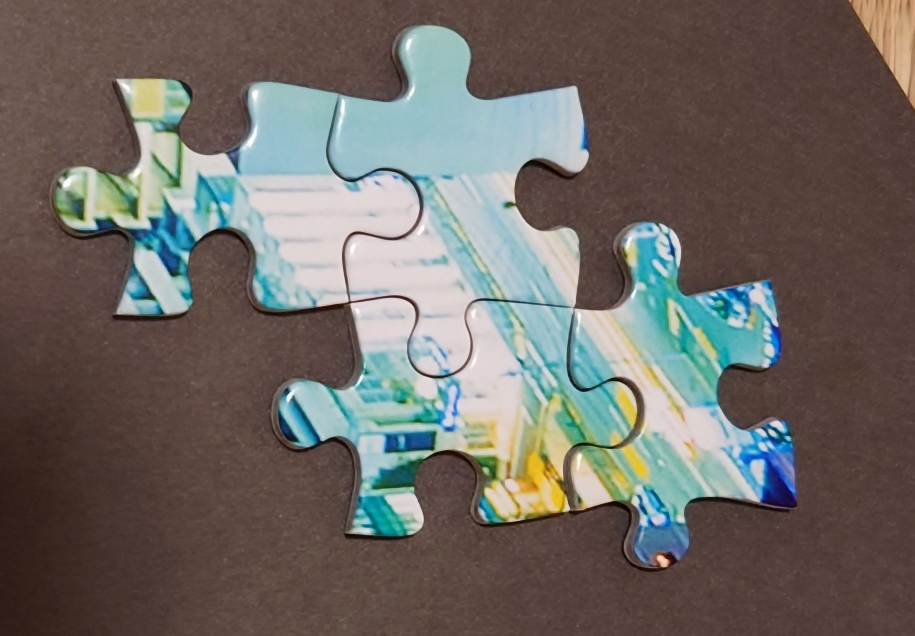
#> input picture puzzleCases/raw/pieces2_reshoot.JPG, 2743 x 1907 px (shown at 1/3 size)
$ python extractPuzzlePart.py
#> lines starting #> are read from the running program, lines starting #| are printed output that depends on the picture; after the words box and inside, x2 and y2 are one past the last pixel; in counts of white or black regions, pixels touching at a corner belong together
import cv2
import numpy as np

def segment_image(image_path, rect):
    # 读取图像
#> called with image_path = 'puzzleCases/raw/pieces2_reshoot.JPG', rect = (0, 0, 1907, 2734)
    image = cv2.imread(image_path)
#> image is the input picture: shape (1907, 2743, 3); mean B, G, R 99.5, 104.7, 109.8
    if image is None:
        print(f"Failed to load image from {image_path}")
        return

    # resize image to 800px width
    new_width = 800
    scale = new_width / image.shape[1]
#> scale = 0.292
    new_height = int(image.shape[0] * scale)
#> new_height = 556
    image = cv2.resize(image, (new_width, new_height))
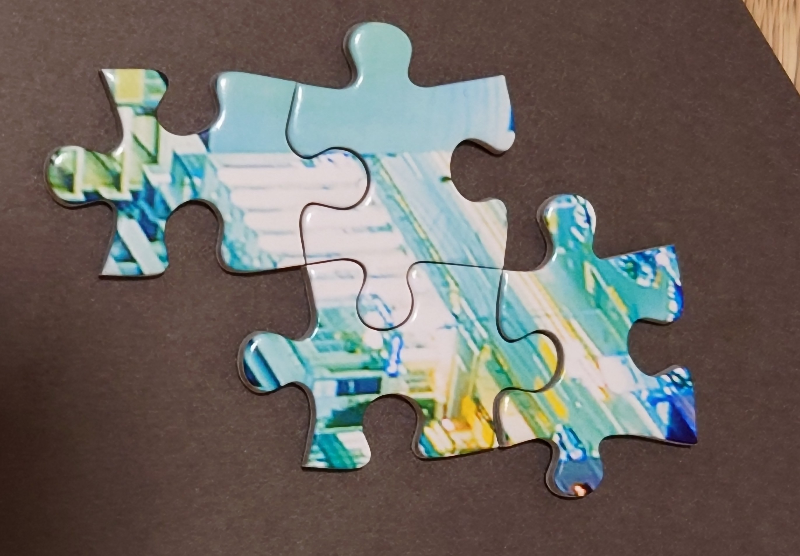
#> image: shape (556, 800, 3); mean B, G, R 99.4, 104.6, 109.7
    rect = tuple([int(x * scale) for x in rect])
#> rect = (0, 0, 556, 797)

    # 初始化GrabCut所需的参数
    mask = np.zeros(image.shape[:2], np.uint8)
    bgdModel = np.zeros((1, 65), np.float64)
    fgdModel = np.zeros((1, 65), np.float64)


    # method 1: 使用GrabCut算法
    # cv2.grabCut(image, mask, rect, bgdModel, fgdModel, 5, cv2.GC_INIT_WITH_RECT)

    # method 2: 使用 颜色阈值分割算法， 保留 中心区域的数据
    # convert to hsv
    hsv = cv2.cvtColor(image, cv2.COLOR_BGR2HSV)
#> hsv: shape (556, 800, 3); mean H, S, V 31.4, 74.3, 121.1
    # define range of blue color in HSV
    lower_blue = np.array([0, 0, 0])
    upper_blue = np.array([180, 255, 120])
    # Threshold the HSV image to get only blue colors
    mask = cv2.inRange(hsv, lower_blue, upper_blue)
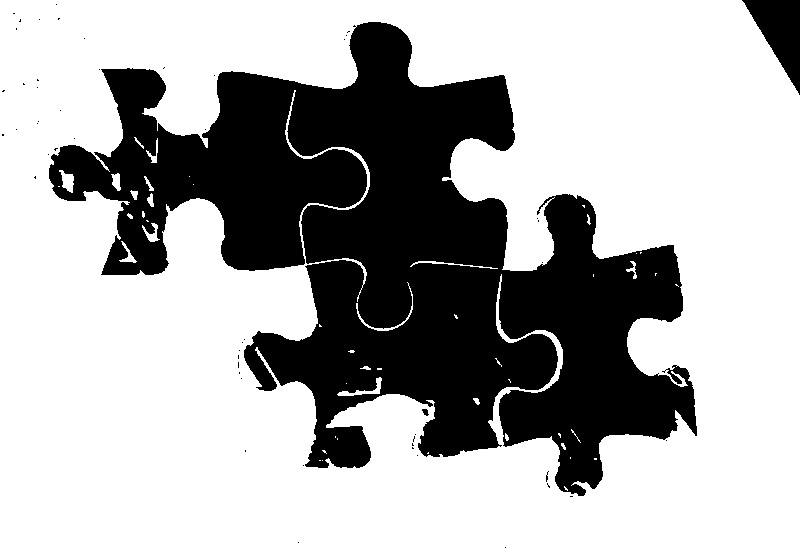
#> mask: shape (556, 800); 68.7% white; 53 black regions (50 under 20 px), largest, box (x1, y1, x2, y2) and area: (49, 22, 697, 496) 136428, (742, 0, 800, 95) 2766, (422, 409, 429, 416) 32
    # keep mask
    mask = cv2.bitwise_not(mask)
    # Bitwise-AND mask and original image
    image = cv2.bitwise_and(image, image, mask=mask)
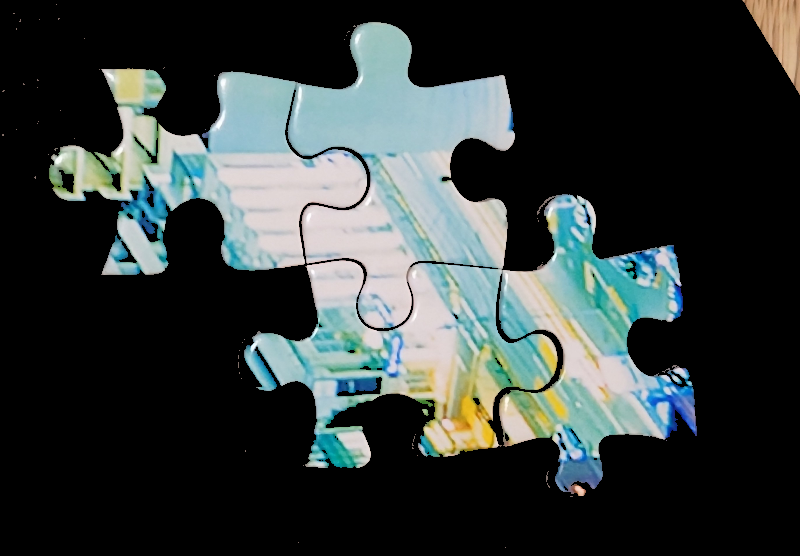
#> image: shape (556, 800, 3); mean B, G, R 58, 59, 51.4


    # 显示mask图像
    cv2.imshow('mask', mask)
    cv2.waitKey(0)


    # 创建一个新的mask图像，将确定或很可能的前景区域标记为255，其余区域标记为0
    new_mask = np.where((mask == 2) | (mask == 0), 0, 1).astype('uint8')

    # 使用新的mask图像来提取前景区域
    image = image * new_mask[:, :, np.newaxis]

    # 显示结果
    # cv2.imshow('Result', image)
    # cv2.waitKey(0)
    # cv2.destroyAllWindows()

    # 保存结果
    cv2.imwrite('processed2.JPG', image)

# 示例用法
# segment_image('puzzleCases/raw/corner_part.JPG', (0, 0, 770, 800))
# segment_image('puzzleCases/raw/corner_part_noise.JPG', (0, 0, 770, 800))
# segment_image('puzzleCases/raw/pieces2.JPG', (670, 800, 2700, 3500))
segment_image('puzzleCases/raw/pieces2_reshoot.JPG', (0, 0, 1907, 2734))

$ run again, with puzzleCases/raw/pieces2.JPG copied over puzzleCases/raw/pieces2_reshoot.JPG
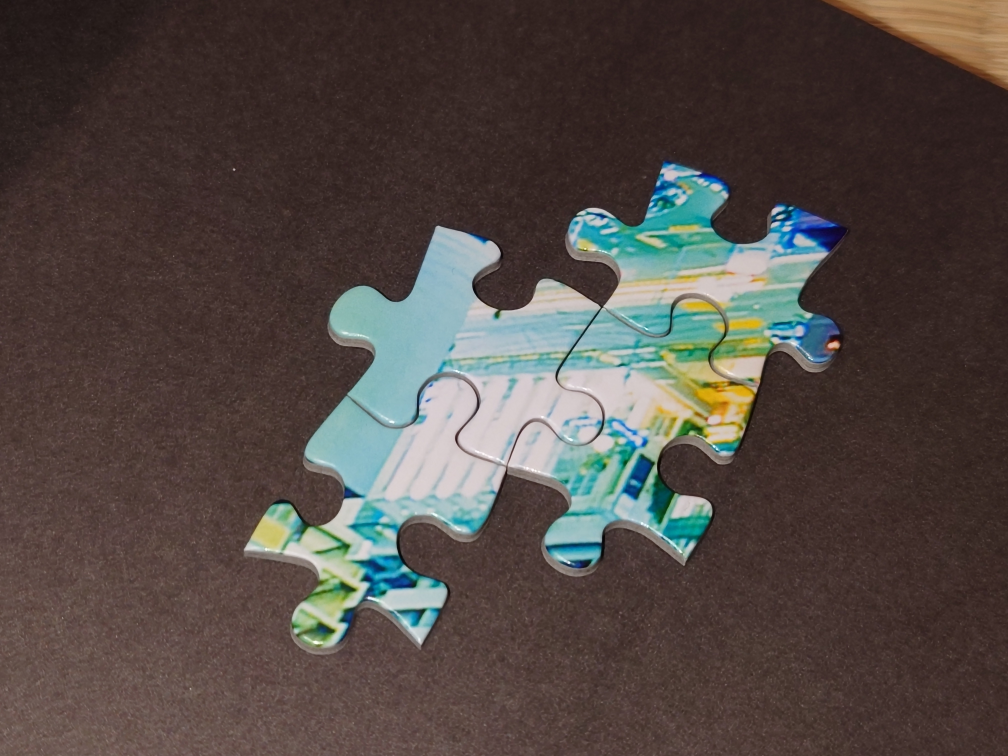
#> input picture puzzleCases/raw/pieces2.JPG, 4032 x 3024 px (shown at 1/4 size)
#> in segment_image, image is the input picture: shape (3024, 4032, 3); mean B, G, R 68.7, 73, 81.9
#> hsv: shape (600, 800, 3); mean H, S, V 20.1, 79.3, 88.6
#> in segment_image, `mask = cv2.inRange(hsv, lower_blue, upper_blue)`:
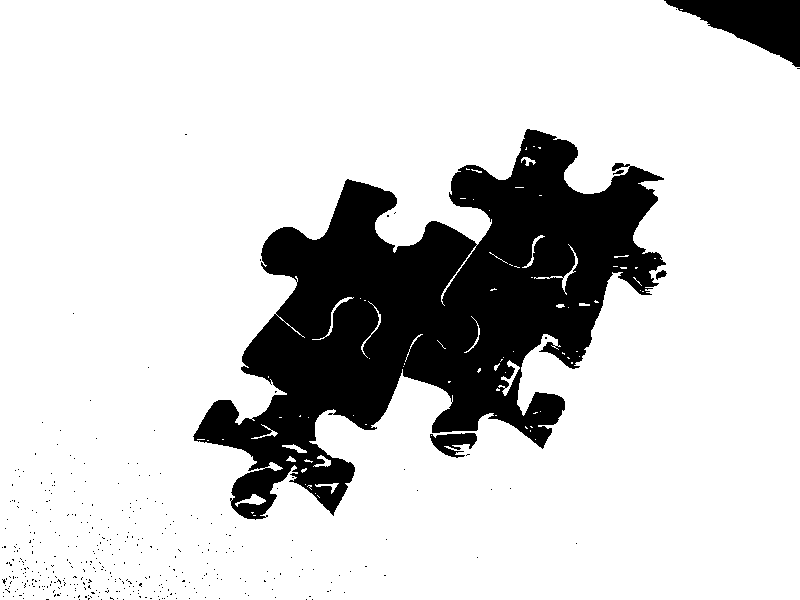
#> mask: shape (600, 800); 81.9% white; 372 black regions (367 under 20 px), largest, box (x1, y1, x2, y2) and area: (193, 129, 666, 520) 80651, (664, 0, 800, 67) 4656, (430, 433, 477, 458) 679, (656, 270, 667, 280) 62, (613, 170, 624, 175) 28
#> in segment_image, `image = cv2.bitwise_and(image, image, mask=mask)`:
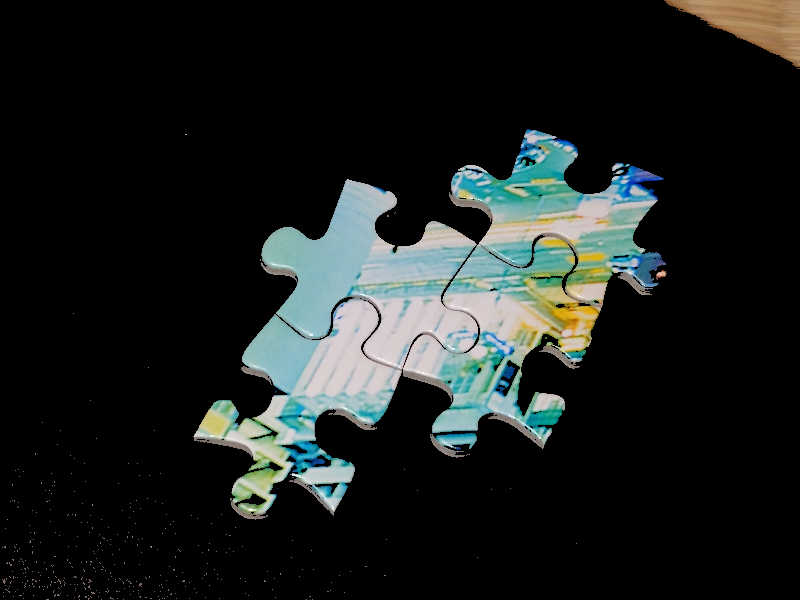
#> image: shape (600, 800, 3); mean B, G, R 30.2, 31.5, 27.2
